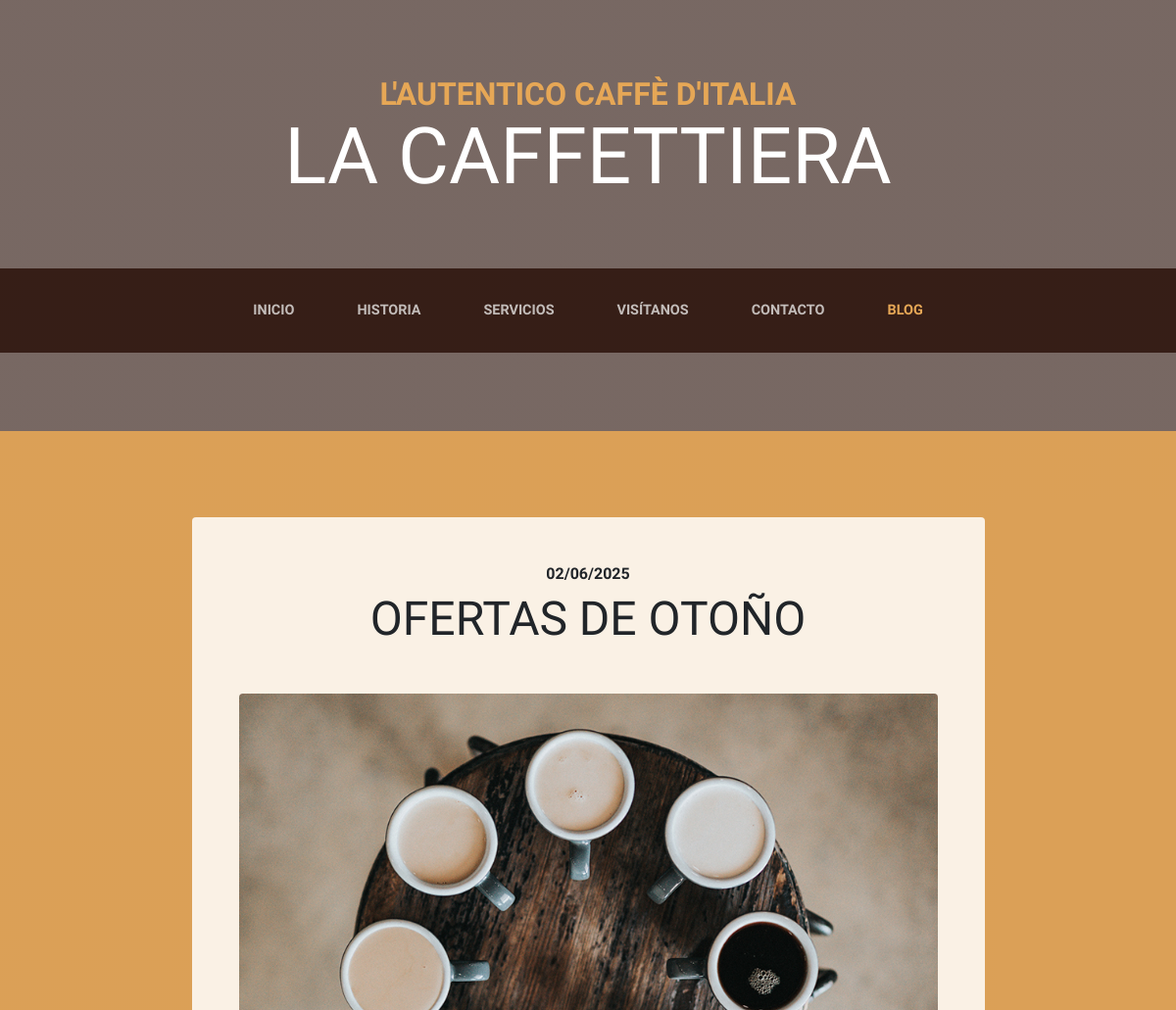
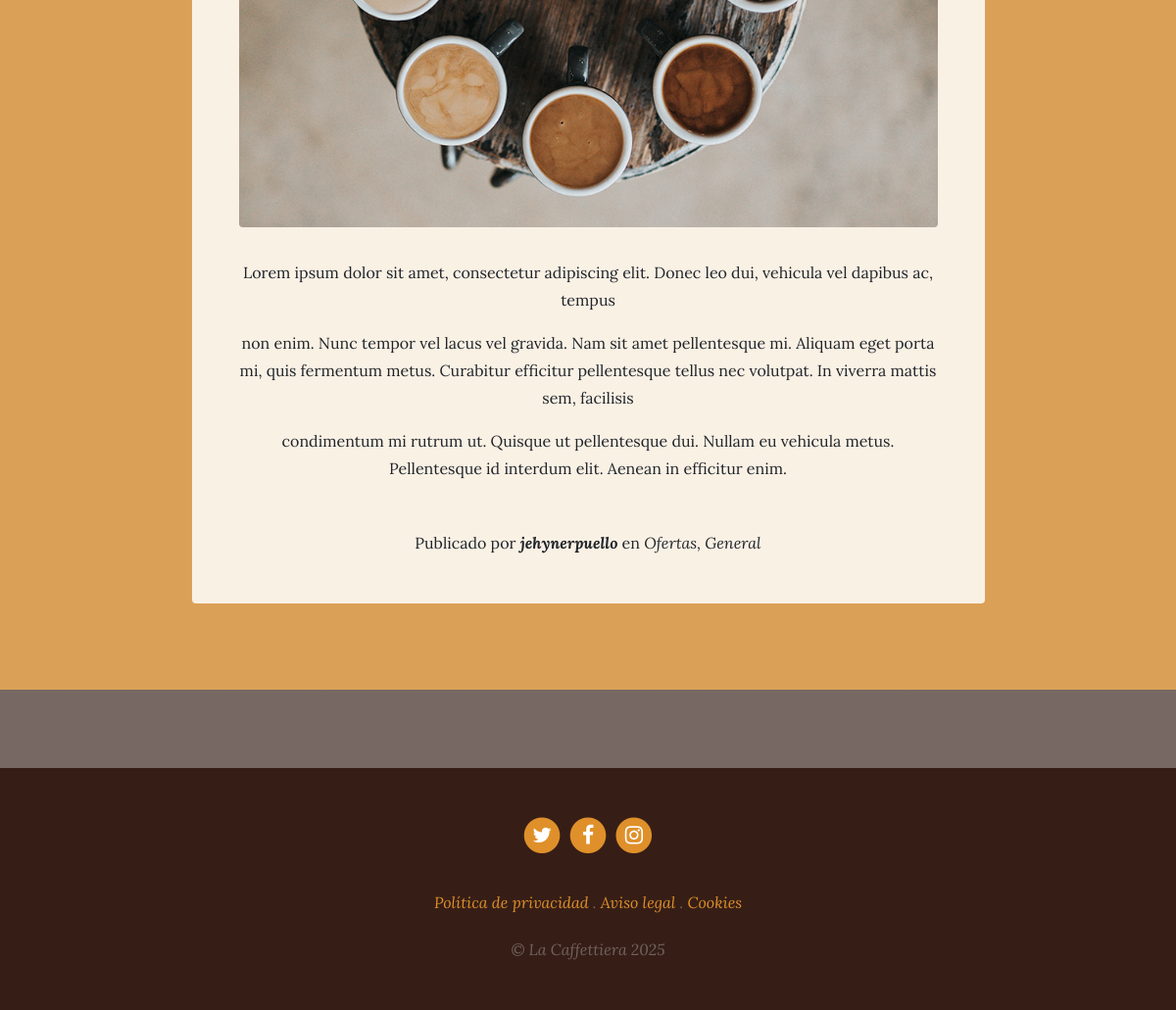
Screenshot of /blog/ with the database file from the repository (2 pictures, top to bottom).
### blog/models.py (models this page shows, shortened)
class Post(models.Model):
    title = models.CharField(max_length=200, verbose_name="Título")
    content = models.TextField(verbose_name="Contenido")
    published = models.DateTimeField(verbose_name="Fecha de publicación", default=now)
    image = models.ImageField(verbose_name="Imagen", upload_to='blog', blank=True, null=True)
    author = models.ForeignKey(User, verbose_name="Autor", on_delete=models.CASCADE)#El models.CASCADE significa que si se elimina el usuario, se eliminarán también sus entradas
    categories =models.ManyToManyField(Category, verbose_name="Categorías", related_name="get_posts") # ManyToManyField permite que una entrada tenga varias categorías y una categoría tenga varias entradas
    created = models.DateTimeField(auto_now_add=True, verbose_name="Fecha de creación")
    updated = models.DateTimeField(auto_now=True, verbose_name="Fecha de modificación")
    class Meta:
        verbose_name = "entrada"
        verbose_name_plural = "entradas"
        ordering = ['-created']

class Category(models.Model):
    name = models.CharField(max_length=100, verbose_name="Nombre")
    created = models.DateTimeField(auto_now_add=True, verbose_name="Fecha de creación")
    updated = models.DateTimeField(auto_now=True, verbose_name="Fecha de modificación")
    class Meta:
        verbose_name = "categoría"
        verbose_name_plural = "categorías"
        ordering = ['-created']

### pages/models.py (models this page shows, shortened)
class Page(models.Model):
    title = models.CharField(verbose_name="Titulo", max_length=200)
    content = RichTextField(verbose_name="Contenido")
    order = models.SmallIntegerField(verbose_name="Orden", default=0)
    created = models.DateTimeField(auto_now_add=True, verbose_name="Fecha de creación")
    updated = models.DateTimeField(auto_now=True, verbose_name="Fecha de modificación")
    class Meta:
        verbose_name = "página"
        verbose_name_plural = "páginas"
        ordering = ['order', 'title']

### blog/views.py (the view)
# urls.py: path('', views.blog, name='blog'),
def blog(request):
    posts = Post.objects.all()
    return render(request,"blog/blog.html", {"posts": posts})

### pages/templatetags/pages_extras.py (called while the page is built)
@register.simple_tag
def get_page_list():
    pages = Page.objects.all()
    return pages

### social/processors.py (called while the page is built)
def ctx_dict(requests): #extendiendo el diccionario de contexto
    ctx = {}
    links = Link.objects.all()  # Obtener todos los enlaces de la base de datos
    for link in links:
        ctx[link.key] = link.url
    return ctx

### blog/templates/blog/blog.html (shortened to what this page needs)
{% extends 'core/base.html' %}
{% load static %}
{% block content %}
{% for post in posts %}
  <section class="page-section cta">
    <div class="container">
      <div class="row">
        <div class="col-xl-9 mx-auto">
          <div class="cta-innerv text-center rounded">
            <h2 class="section-heading mb-5">
              <span class="section-heading-upper">{{post.published|date:"SHORT_DATE_FORMAT"}}</span>
              <span class="section-heading-lower">{{post.title}}</span>
            </h2>
            <p class="mb-0">
              <img class="mx-auto d-flex rounded img-fluid mb-3 mb-lg-0" src="{{post.image.url}}" alt="">
            </p>
            <p class="mb-0 mbt">
              {{post.content|linebreaks}}
            </p>
            <p class="mb-0 mbt">
              <span class="section-heading-under">Publicado por <em><b>{{post.author}}</b></em> en <em>
                {% for category in post.categories.all %}
                  {{category.name}}{% if not forloop.last %}, {% endif %}
                {% endfor %}
              </span>
            </p>
          </div>
        </div>
      </div>
    </div>
  </section>
{% endfor %}
{% endblock %}

### core/templates/core/base.html (shortened to what this page needs)
<!DOCTYPE html>
<html lang="es">
  <head>
    {% load static %}
    <link href="{% static 'core/vendor/bootstrap/css/bootstrap.min.css' %}" rel="stylesheet">
    <link href="{% static 'core/vendor/font-awesome/css/font-awesome.min.css' %}" rel="stylesheet" type="text/css">
    <link href="{% static 'core/css/business-casual.css' %}" rel="stylesheet">
  </head>
  <body>
    <h1 class="site-heading text-center text-white d-none d-lg-block">
      <span class="site-heading-upper text-primary mb-3">L'autentico caffè d'italia</span>
      <span class="site-heading-lower">La Caffettiera</span>
    </h1>
    <nav class="navbar navbar-expand-lg navbar-dark py-lg-4" id="mainNav">
      <div class="container">
        <div class="collapse navbar-collapse" id="navbarResponsive">
          <ul class="navbar-nav mx-auto">
            <li class="nav-item px-lg-4 {% if request.path == '/' %}active{% endif %}">
              <a class="nav-link text-uppercase text-expanded" href="{% url 'home' %}">Inicio</a>
            </li>
            <li class="nav-item px-lg-4 {% if request.path == '/about/' %}active{% endif %}">
              <a class="nav-link text-uppercase text-expanded" href="{% url 'about' %}">Historia</a>
            </li>
            <li class="nav-item px-lg-4 {% if request.path == '/services/' %}active{% endif %}">
              <a class="nav-link text-uppercase text-expanded" href="{% url 'services' %}">Servicios</a>
            </li>
            <li class="nav-item px-lg-4 {% if request.path == '/store/' %}active{% endif %}">
              <a class="nav-link text-uppercase text-expanded" href="{% url 'store' %}">Visítanos</a>
            </li>
            <li class="nav-item px-lg-4 {% if request.path == '/contact/' %}active{% endif %}">
              <a class="nav-link text-uppercase text-expanded" href="{% url 'contact' %}">Contacto</a>
            </li>
            <li class="nav-item px-lg-4 {% if request.path == '/blog/' %}active{% endif %}">
              <a class="nav-link text-uppercase text-expanded" href="{% url 'blog' %}">Blog</a>
            </li>
          </ul>
        </div>
      </div>
    </nav>
    {% block content %} {% endblock %}
    <footer class="footer text-faded text-center py-5">
      <div class="container">
        <p class="m-0">
           {% if LINK_X %}
	        <a href="{{LINK_X}}" class="link">
	          <span class="fa-stack fa-lg">
	            <i class="fa fa-circle fa-stack-2x"></i>
	            <i class="fa fa-twitter fa-stack-1x fa-inverse"></i>
	          </span>
	        </a>
          {% endif %}
          {% if LINK_FACEBOOK %}
	        <a href="{{LINK_FACEBOOK}}" class="link">
	          <span class="fa-stack fa-lg">
	            <i class="fa fa-circle fa-stack-2x"></i>
	            <i class="fa fa-facebook fa-stack-1x fa-inverse"></i>
	          </span>
	        </a>
          {% endif %}
          {% if LINK_INSTAGRAM %}
	        <a href="{{LINK_INSTAGRAM}}" class="link">
	          <span class="fa-stack fa-lg">
	            <i class="fa fa-circle fa-stack-2x"></i>
	            <i class="fa fa-instagram fa-stack-1x fa-inverse"></i>
	          </span>
	        </a>
          {% endif %}
	    </p>
        <p class="m-0 mbt">
          {% load pages_extras %}
          {% get_page_list as page_list %}
          {% for page in page_list %}
            <a href="{% url 'page' page.id %}" class="link">{{page.title}}</a> {% if not forloop.last %}.{% endif %}
          {% endfor %}
		</p>
        <p class="m-0 mbt1">&copy; La Caffettiera 2025</p>
      </div>
	</footer>
  </body>
</html>

### core/static/core/css/business-casual.css (style rules this page uses)
body { font-family: 'Lora'; background: linear-gradient(rgba(47, 23, 15, 0.65), rgba(47, 23, 15, 0.65)), url("../img/bg.jpg"); background-attachment: fixed; background-position: center; background-size: cover; }
h1, h2, h3, h4, h5, h6 { font-family: 'Raleway'; }
p { line-height: 1.75; }
.text-faded { color: rgba(255, 255, 255, 0.3); }
.site-heading { margin-top: 5rem; margin-bottom: 5rem; text-transform: uppercase; line-height: 1; font-family: 'Raleway'; }
.site-heading .site-heading-upper { display: block; font-size: 2rem; font-weight: 800; }
.site-heading .site-heading-lower { font-size: 5rem; font-weight: 100; line-height: 4rem; }
.page-section { margin-top: 5rem; margin-bottom: 5rem; }
.section-heading { text-transform: uppercase; }
.section-heading .section-heading-upper { display: block; font-size: 1rem; font-weight: 800; padding-bottom:.5rem; }
.section-heading .section-heading-lower { display: block; font-size: 3rem; font-weight: 100; }
#mainNav { background-color: rgba(47, 23, 15, 0.9); font-family: 'Raleway'; }
#mainNav .navbar-nav .nav-item .nav-link { color: rgba(255, 255, 255, 0.7); font-weight: 800; }
#mainNav .navbar-nav .nav-item.active .nav-link { color: #e6a756; }
@media (min-width: 992px) { #mainNav .navbar-nav .nav-item .nav-link { font-size: 0.9rem; } }
.cta { padding-top: 5rem; padding-bottom: 5rem; background-color: rgba(230, 167, 86, 0.9); }
.cta .cta-innerv { position: relative; padding: 3rem; margin: 0.5rem; background-color: rgba(255, 255, 255, 0.85); }
.footer { background-color: rgba(47, 23, 15, 0.9); }
.text-primary { color: #e6a756 !important; }
.mbt { padding-top: 2rem; }
.mbt1 { padding-top: 1.25rem; }
a.link { color: #df902a; }

### rows the page displays
Post: published "02/06/2025", title "OFERTAS DE OTOÑO", image (picture), content "Lorem ipsum dolor sit amet, consectetur adipiscing elit. Donec leo dui, vehicula vel dapibus ac, tempus non enim. Nunc tempor vel lacus vel gravida. Nam sit amet pellentesque mi. Aliquam eget porta mi, quis fermentum metus. Curabitur efficitur pellentesque tellus nec volutpat. In viverra mattis sem, facilisis condimentum mi rutrum ut. Quisque ut pellentesque dui. Nullam eu vehicula metus. Pellentesque id interdum elit. Aenean in efficitur enim.", author "jehynerpuello"
Category: name "Ofertas"
Category: name "General"
Page: title "Política de privacidad"
Page: title "Aviso legal"
Page: title "Cookies"
